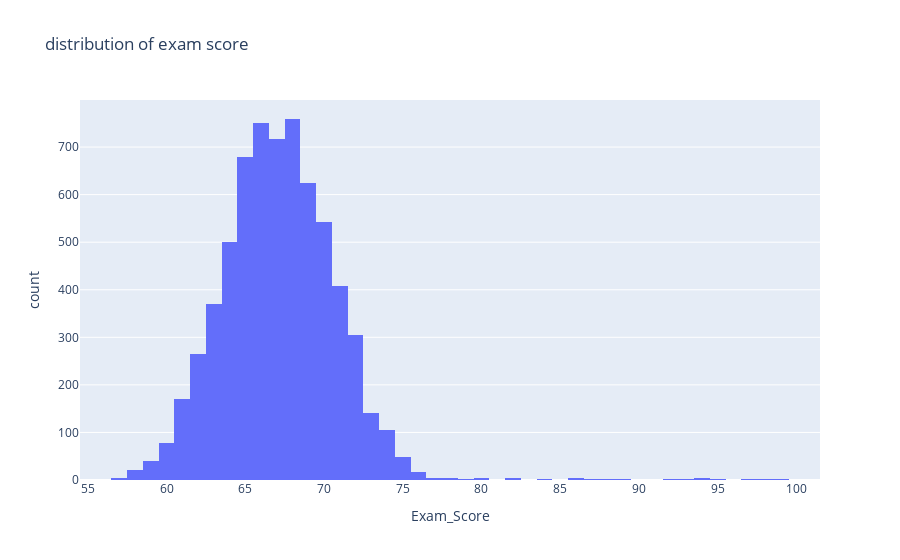

The cell this chart's notebook holds for it:
### Code cell
px.histogram(data,
            x='Exam_Score',
            title = 'distribution of exam score')

### Figure 1 — Plotly figure (JSON) as saved in the notebook; plotly's stock layout.template omitted (floating-point values rounded to 4 significant figures; data arrays with more than 128 entries replaced by an {"elided": "..."} marker saying what was removed)
{"data": [{"alignmentgroup": "True", "bingroup": "x", "hovertemplate": "Exam_Score=%{x}<br>count=%{y}<extra></extra>", "legendgroup": "", "marker": {"color": "#636efa", "pattern": {"shape": ""}}, "name": "", "offsetgroup": "", "orientation": "v", "showlegend": false, "type": "histogram", "x": {"elided": "6607 int values"}, "xaxis": "x", "yaxis": "y"}], "layout": {"barmode": "relative", "legend": {"tracegroupgap": 0}, "title": {"text": "distribution of exam score"}, "xaxis": {"anchor": "y", "domain": [0, 1], "title": {"text": "Exam_Score"}}, "yaxis": {"anchor": "x", "domain": [0, 1], "title": {"text": "count"}}}}
